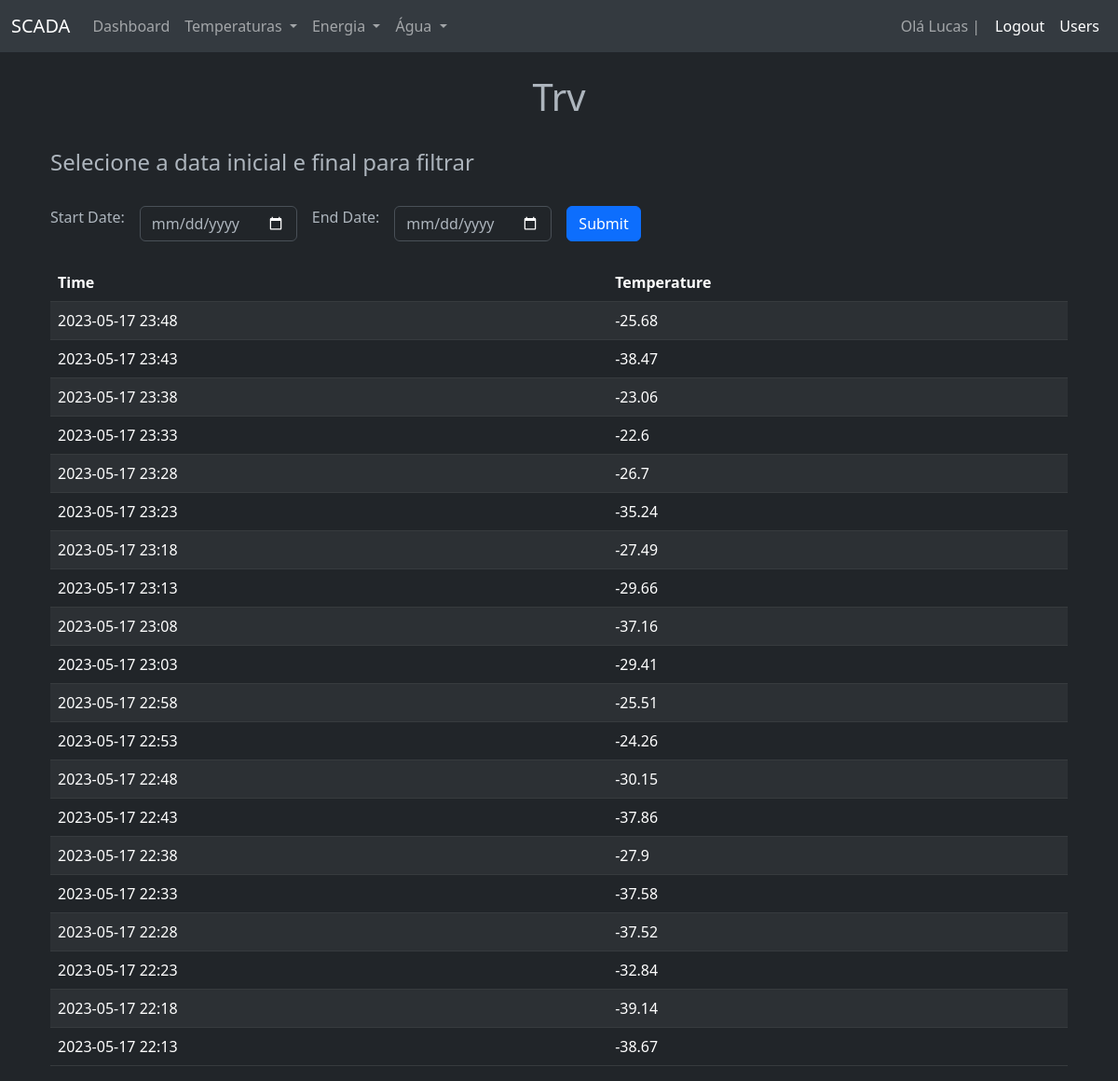
/t_trv (signed in), run on the app's committed database.
### website/models.py (models this page shows)
class User(db.Model, UserMixin):
    id = db.Column(db.Integer, primary_key=True)
    email = db.Column(db.String(150), unique=True)
    password = db.Column(db.String(150))
    first_name = db.Column(db.String(150))
    access_level = db.Column(db.Integer)
    notes = db.relationship('Note')

class Trv(db.Model):
    __tablename__ = 'trv'
    id = db.Column(db.Integer, primary_key=True, autoincrement=True)
    time = db.Column(db.DateTime(timezone=True), default=func.now())
    temp = db.Column(db.Float)
    extend_existing=True

### website/views.py (the view)
@views.route('/t_trv', methods=['GET', 'POST'])
@login_required
def trv():
    start_date = request.form.get('start_date')
    end_date = request.form.get('end_date')
    trv_data = Trv.query.order_by(Trv.time.desc()).limit(20).all()
    if request.method == 'POST':
        if start_date == '' and end_date == '':
            trv_data = Trv.query.all()
        else:
            trv_data = Trv.query.filter(Trv.time.between(start_date, end_date)).order_by(Trv.time.desc()).all()
    chart_data = []
    for data_point in trv_data[::-1]:
        chart_data.append({
            'x': data_point.time.strftime('%Y-%m-%d %H:%M'),  # Format the time as desired
            'y': data_point.temp
        })
    return render_template("t_trv.html", user=current_user, trv_data=chart_data)

### website/__init__.py (called while the page is built)
def create_app():
    app = Flask(__name__)
    app.config['SECRET_KEY'] = 'hjshjhdjah kjshkjdhjs'
    app.config['SQLALCHEMY_DATABASE_URI'] = f'sqlite:///{DB_NAME}'
    app.config['PERMANENT_SESSION_LIFETIME'] =  timedelta(minutes=5)
    db.init_app(app)
    from .views import views
    from .auth import auth
    app.register_blueprint(views, url_prefix='/')
    app.register_blueprint(auth, url_prefix='/')
    from .models import User, Note
    with app.app_context():
        db.create_all()
    login_manager = LoginManager()
    login_manager.login_view = 'auth.login'
    login_manager.init_app(app)
    @login_manager.user_loader
    def load_user(id):
        return User.query.get(int(id))
    return app

### website/templates/t_trv.html (shortened to what this page needs)
{% extends "base.html" %}
{% block content %}
<br/>
<h1 align="center">Trv</h1>
<br/>
<div class="container-lg">
  <h4>Selecione a data inicial e final para filtrar</h4>
<form method="POST" action="{{ url_for('views.trv') }}" class="row gy-2 gx-3 align-items-center">
  <div class="row g-3">
    <div class="col-auto">
      <label for="start_date" class="form-label">Start Date:</label>
    </div>
    <div class="col-auto">
      <input type="date" class="form-control" id="start_date" name="start_date" aria-describedby="start_date">
    </div>
    <div class="col-auto">
      <label for="end_date" class="form-label">End Date:</label>
    </div>
    <div class="col-auto">
      <input type="date" class="form-control" id="end_date" name="end_date">
    </div>
    <div class="col-auto">
      <button type="submit" class="btn btn-primary">Submit</button>
    </div>
  </div>
</form>
</div>
<br/>
<div class="container-lg">
  <table class="table table-dark table-striped">
    <thead>
      <tr>
        <th scope="col">Time</th>
        <th scope="col">Temperature</th>
      </tr>
    </thead>
    <tbody>
      {% for row in trv_data[::-1] %}
      <tr>
        <td>{{ row.x }}</td>
        <td>{{ row.y }}</td>
      </tr>
      {% endfor %}
    </tbody>
  </table>
</div>
{% endblock %}

### website/templates/base.html (shortened to what this page needs)
<!DOCTYPE html>
<html data-bs-theme="dark">
  <head>
    <link href="https://cdn.jsdelivr.net/npm/bootstrap@5.3.0-alpha3/dist/css/bootstrap.min.css" rel="stylesheet">
  </head>
  <body>
<nav class="navbar navbar-expand-md navbar-dark bg-dark bg-body-secondary">
  <div class="container-fluid">
      <a class="navbar-brand abs" href="#">SCADA</a>
      <div class="navbar-collapse collapse" id="collapseNavbar">
          <ul class="navbar-nav">
            {% if user.is_authenticated %}
              <li class="nav-item active">
                  <a class="nav-link" href="/">Dashboard</a>
              </li>
              <li class="nav-item dropdown">
                <a class="nav-link dropdown-toggle" href="#" id="navbarScrollingDropdown" role="button" data-bs-toggle="dropdown" aria-expanded="false"> Temperaturas </a>
              </li>
              <li class="nav-item dropdown">
                <a class="nav-link dropdown-toggle" href="#" id="navbarScrollingDropdown" role="button" data-bs-toggle="dropdown" aria-expanded="false"> Energia </a>
              </li>
              <li class="nav-item dropdown">
                <a class="nav-link dropdown-toggle" href="#" id="navbarScrollingDropdown" role="button" data-bs-toggle="dropdown" aria-expanded="false"> Água </a>
              </li>
          </ul>
          <ul class="navbar-nav ms-auto">
            <li class="nav-item active">
              <a class="nav-link" href="#">Olá {{ user.first_name }}  | </a>
            </li>
            <li class="nav-item">
              <a class="nav-link active" href="logout">Logout</a>
            </li>
            {% if user.access_level > 4 %}
            <li class="nav-item">
              <a class="nav-link active" href="users">Users</a>
            </li>
            {% endif %}
          </ul>
          {% else %}
          <ul class="navbar-nav ms-auto">
            <li class="nav-item active">
              <a class="nav-link" href="login">Login</a>
            </li>
          </ul>
          {% endif %}
      </div>
  </div>
</nav>
  <div class="container" data-bs-theme="dark">
    <div class="row">
      <div class="col-md-12 col-sm-12 col-xm-12">
        <div class="ml-auto mr-auto">
          {% block content %}
          {% endblock %}
        </div>
      </div>
    </div>
  </div>
  </body>
</html>

### data on the page
User: first_name "Lucas"
Trv: x "2023-05-17 23:48", y "-25.68"
Trv: x "2023-05-17 23:43", y "-38.47"
Trv: x "2023-05-17 23:38", y "-23.06"
Trv: x "2023-05-17 23:33", y "-22.6"
Trv: x "2023-05-17 23:28", y "-26.7"
Trv: x "2023-05-17 23:23", y "-35.24"
Trv: x "2023-05-17 23:18", y "-27.49"
Trv: x "2023-05-17 23:13", y "-29.66"
Trv: x "2023-05-17 23:08", y "-37.16"
Trv: x "2023-05-17 23:03", y "-29.41"
Trv: x "2023-05-17 22:58", y "-25.51"
Trv: x "2023-05-17 22:53", y "-24.26"
Trv: x "2023-05-17 22:48", y "-30.15"
Trv: x "2023-05-17 22:43", y "-37.86"
Trv: x "2023-05-17 22:38", y "-27.9"
Trv: x "2023-05-17 22:33", y "-37.58"
Trv: x "2023-05-17 22:28", y "-37.52"
Trv: x "2023-05-17 22:23", y "-32.84"
Trv: x "2023-05-17 22:18", y "-39.14"
Trv: x "2023-05-17 22:13", y "-38.67"
